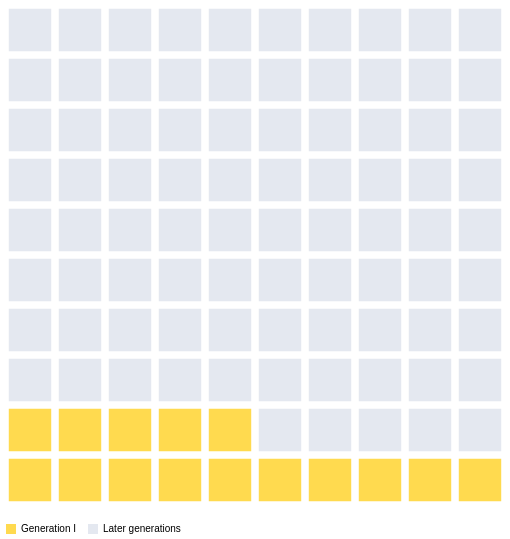

The Vega-Lite source for this figure:
### Vega-Lite specification from a JSON file in a GitHub repository (floating-point values rounded to 4 significant figures)
{"$schema": "https://vega.github.io/schema/vega-lite/v5.json", "width": 500, "height": 500, "data": {"sequence": {"start": 1, "stop": 101, "as": "cell"}}, "transform": [{"calculate": "((datum.cell - 1) % 10) + 1", "as": "column"}, {"calculate": "floor((datum.cell - 1) / 10) + 1", "as": "row"}, {"calculate": "datum.cell <= 15 ? 'Generation I' : 'Later generations'", "as": "category"}], "mark": {"type": "square", "size": 1800, "cornerRadius": 3}, "encoding": {"x": {"field": "column", "type": "ordinal", "axis": null}, "y": {"field": "row", "type": "ordinal", "sort": "descending", "axis": null}, "color": {"field": "category", "type": "nominal", "scale": {"domain": ["Generation I", "Later generations"], "range": ["#FFCB05", "#D9DFEA"]}, "legend": {"title": null, "orient": "bottom"}}, "tooltip": [{"field": "category", "type": "nominal", "title": "Pokémon group"}]}, "config": {"view": {"stroke": null}}}
